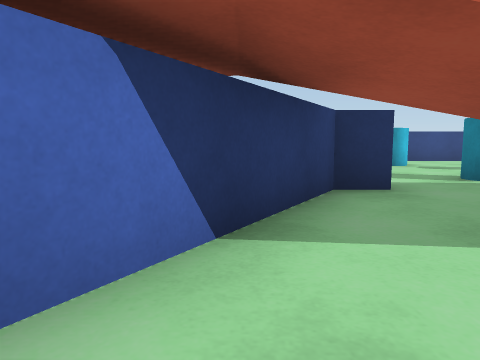
View 1 (above)

20 first-person views from a walk through a Unity game level. The camera is 0.58 m above the floor, tilts 6° down and sees 70° across. The floor is counted in squares, 1 m on a side. Each view is taken from the middle of a square. On the plan, view 1 faces up. The plan holds only what a view shows up to about 9 squares ahead; the rest is blank.

View 2
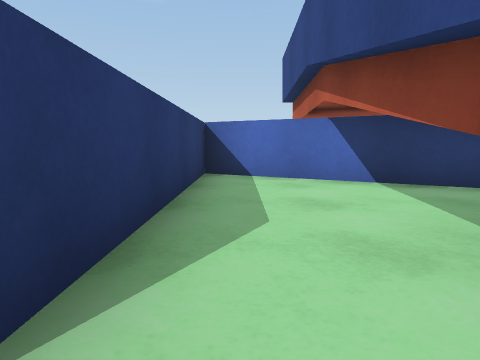

View 3
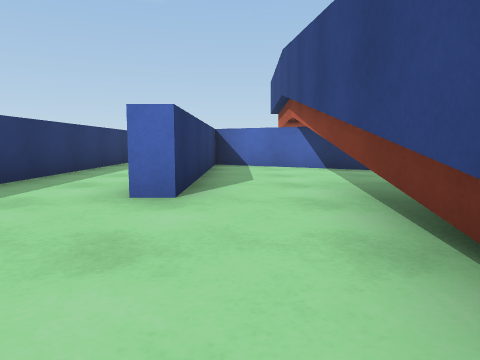

View 4
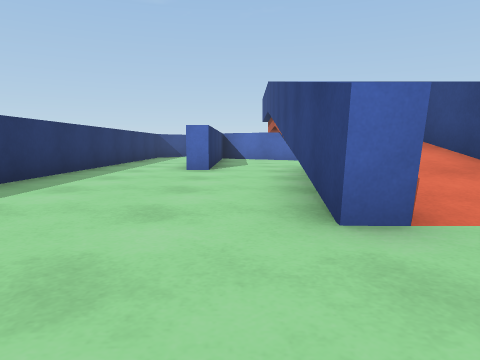

View 5
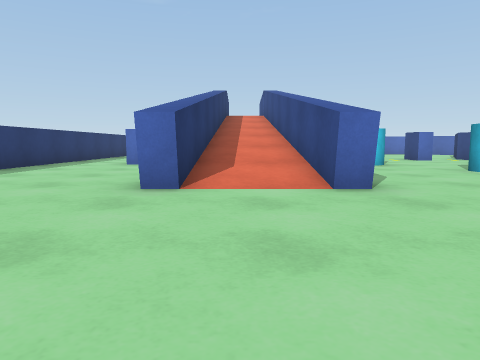

View 6
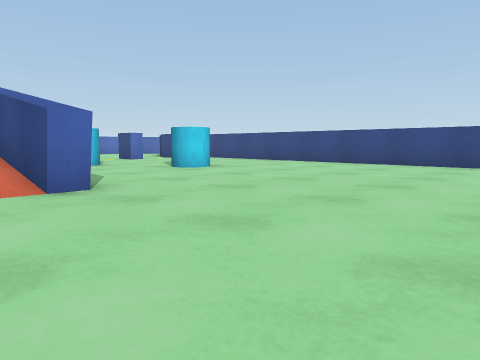

View 7
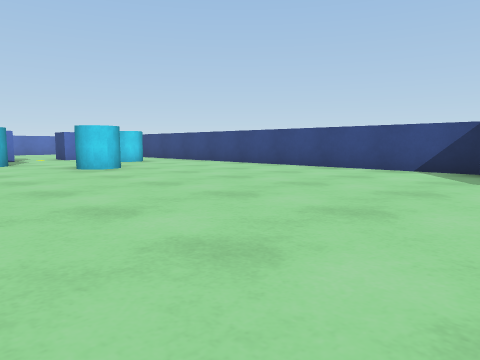

View 8
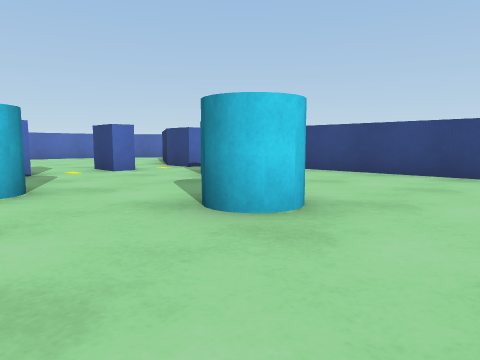

View 9
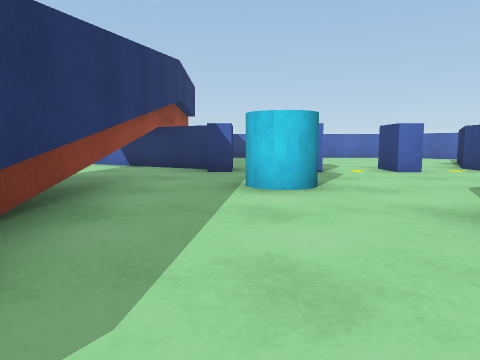

View 10
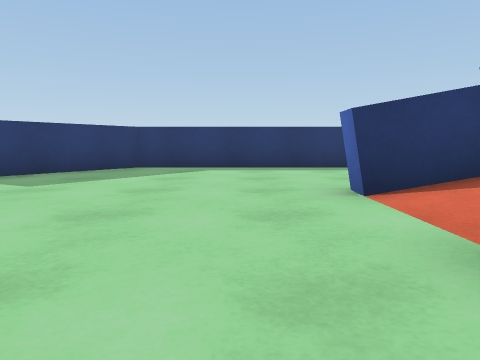

View 11
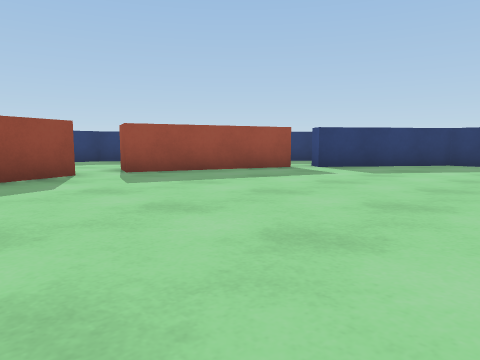

View 12
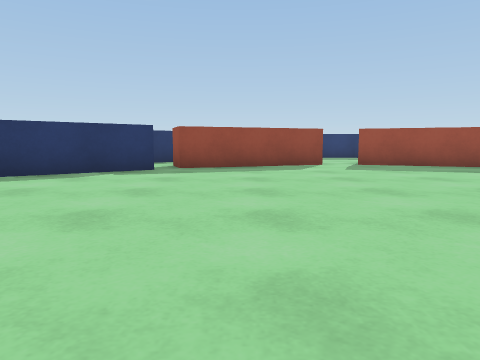

View 13
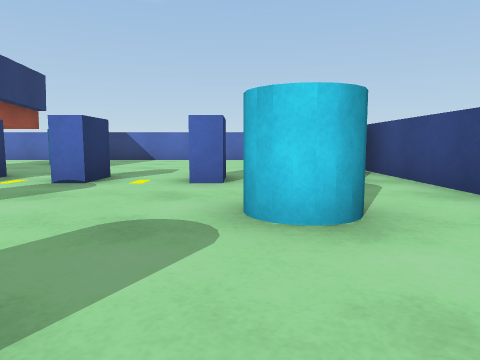

View 14
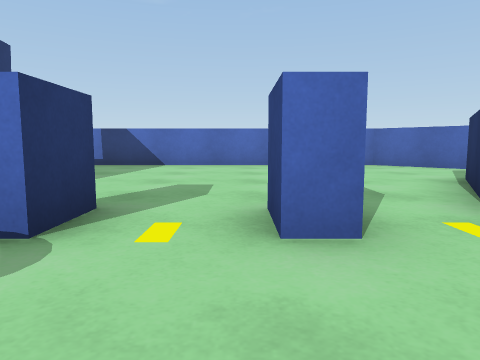

View 15
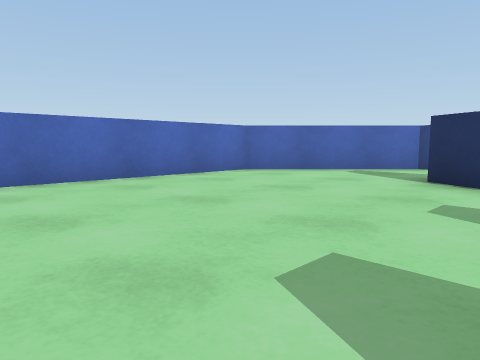

View 16
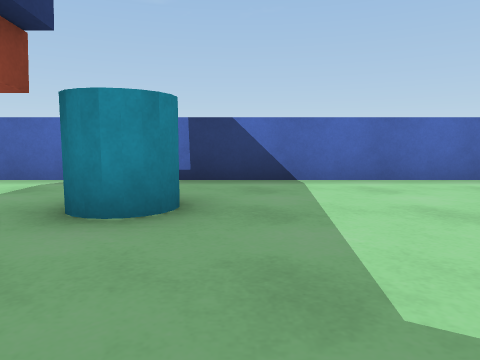

View 17
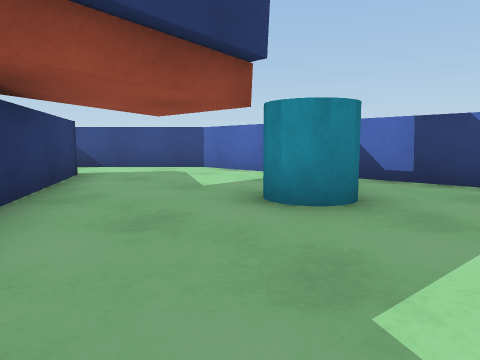

View 18
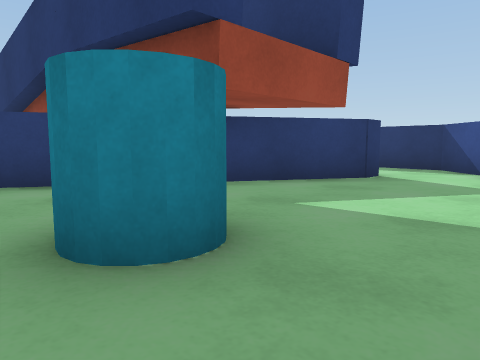

View 19
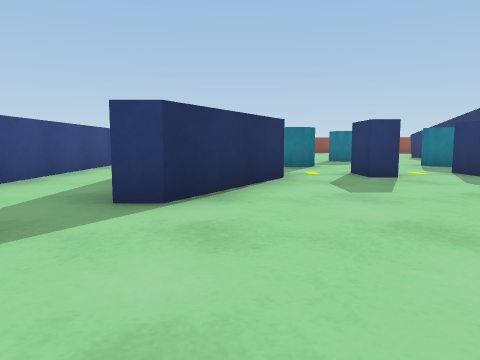

View 20
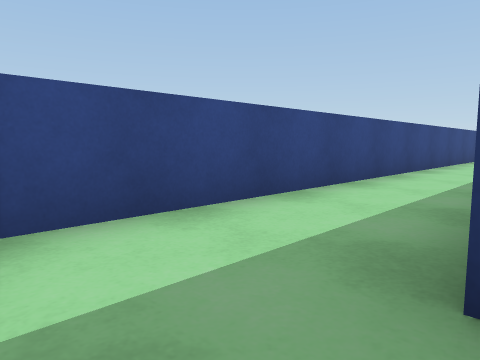

### Floor plan
Points are (right, up) in squares from view 1. A wall is a line through its corners. A room is listed if a view was taken in it or the views show most of it. See-through windows are left out.
Room 1 (view 1)
walls: (-0.2, 2.1) (-1.8, -0.7) (4.3, -0.7); (4.5, 1.2) (1.8, 1.2)
ways out: opening at (4, 0) to room 2; opening at (1, 1) to room 3
Room 2 (views 2, 3, 4, 5, 6, 7, 8, 9, 10, 11, 12, 13, 14, 15, 16, 17, 18, 19, 20)
walls: (4.5, 3.6) (7.2, 3.6); (9.8, 3.8) (9.8, 3.2); (1.9, 3.2) (4.5, 3.2); (9.7, 1.2) (9.7, 0.7) (4.5, 0.8); (7.9, 11.8) (-0.6, 11.8); (0.1, 3.5) (0.5, 4.1); (0.7, 10.4) (-1.7, 11.7) (-1.7, 12.2); (4.3, -0.7) (4.3, -1.2); (7.4, 14.5) (-2.7, 14.5) (-5.5, 11.7) (-5.5, -0.8) (-2.8, -3.5) (13.5, -3.5) (15.7, -0.6); (15.8, 8.9) (13.6, 11.8) (9.9, 11.8); (-2.4, -1.2) (-2.4, -0.8) (-0.6, 2.2); (17.6, 4.7) (16.2, 8.4); (16.2, -0.1) (17.6, 3.7) (18.6, 3.3)
ways out: opening at (4, 0) to room 1; opening at (9, 2) to room 3; opening at (18, 4)
objects: cyan cylinder (-3, 4); blue block (1, 6) to (2, 6); blue block (1, 8) to (2, 8); blue block (1, 10) to (2, 10); blue block (2, 5); cyan cylinder (4, 5) to (4, 6); cyan cylinder (4, 9) to (4, 10); cyan cylinder (6, 7) to (7, 8)
Room 3 (no view inside)
walls: (4.9, 1.3) (9.7, 1.2); (1.2, 4.4) (-0.2, 2.1); (9.8, 3.2) (4.9, 3.1)
ways out: opening at (1, 1) to room 1; opening at (9, 2) to room 2

Positions as (right, up) in squares from view 1, and headings:
1: (0, 0), facing up
2: (5, 0), facing left
3: (8, 0), facing left
4: (12, 0), facing left
5: (14, 2), facing left
6: (14, 2), facing up-left
7: (15, 4), facing up-left
8: (9, 5), facing up-left
9: (9, 5), facing left
10: (11, 5), facing down
11: (11, 7), facing down-right
12: (8, 7), facing right
13: (7, 9), facing left
14: (4, 8), facing left
15: (0, 6), facing up-left
16: (0, 5), facing left
17: (0, 6), facing down-left
18: (-5, 5), facing down-right
19: (-5, 11), facing right
20: (-3, 12), facing up-right
